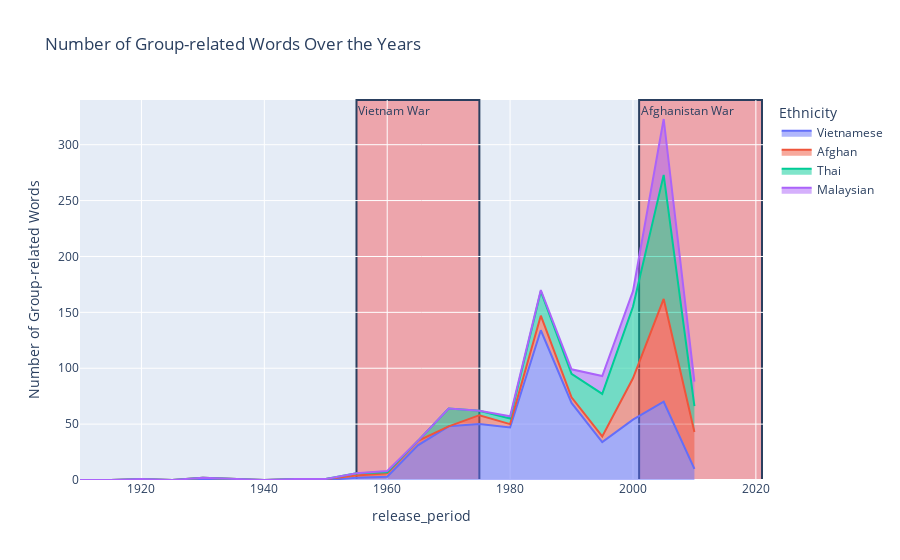

Notebook code cell kept with this figure:
### Markdown cell above
The cold war period seems to have a delayed increase in representation after 1960, which sustains itself through the conflict. While Russian representation keeps rising afterward, the comparison with a few east european countries suggest that this is not only due to the rise of total number of films.

### Code cell
ethnicities=['Vietnamese','Afghan','Thai','Malaysian']
plot_occurrences(df_sum, ethmerged, ethnicities, 5,[
    ('1955', '1975', 'Vietnam War'),('2001', '2021', 'Afghanistan War')
])

### Figure 1 — Plotly figure (JSON) as saved in the notebook; plotly's stock layout.template omitted (floating-point values rounded to 4 significant figures)
{"data": [{"fillpattern": {"shape": ""}, "hovertemplate": "Ethnicity=Vietnamese<br>release_period=%{x}<br>Number of Group-related Words=%{y}<extra></extra>", "legendgroup": "Vietnamese", "line": {"color": "#636efa"}, "marker": {"symbol": "circle"}, "mode": "lines", "name": "Vietnamese", "orientation": "v", "showlegend": true, "stackgroup": "1", "type": "scatter", "x": [1910, 1915, 1920, 1925, 1930, 1935, 1940, 1945, 1950, 1955, 1960, 1965, 1970, 1975, 1980, 1985, 1990, 1995, 2000, 2005, 2010], "xaxis": "x", "y": [0, 0, 0, 0, 0, 0, 0, 0, 0, 2, 3, 31, 48, 50, 47, 134, 69, 34, 54, 70, 10], "yaxis": "y"}, {"fillpattern": {"shape": ""}, "hovertemplate": "Ethnicity=Afghan<br>release_period=%{x}<br>Number of Group-related Words=%{y}<extra></extra>", "legendgroup": "Afghan", "line": {"color": "#EF553B"}, "marker": {"symbol": "circle"}, "mode": "lines", "name": "Afghan", "orientation": "v", "showlegend": true, "stackgroup": "1", "type": "scatter", "x": [1910, 1915, 1920, 1925, 1930, 1935, 1940, 1945, 1950, 1955, 1960, 1965, 1970, 1975, 1980, 1985, 1990, 1995, 2000, 2005, 2010], "xaxis": "x", "y": [0, 0, 1, 0, 2, 1, 0, 1, 1, 2, 3, 4, 0, 8, 3, 13, 5, 5, 37, 92, 33], "yaxis": "y"}, {"fillpattern": {"shape": ""}, "hovertemplate": "Ethnicity=Thai<br>release_period=%{x}<br>Number of Group-related Words=%{y}<extra></extra>", "legendgroup": "Thai", "line": {"color": "#00cc96"}, "marker": {"symbol": "circle"}, "mode": "lines", "name": "Thai", "orientation": "v", "showlegend": true, "stackgroup": "1", "type": "scatter", "x": [1910, 1915, 1920, 1925, 1930, 1935, 1940, 1945, 1950, 1955, 1960, 1965, 1970, 1975, 1980, 1985, 1990, 1995, 2000, 2005, 2010], "xaxis": "x", "y": [0, 0, 0, 0, 0, 0, 0, 0, 0, 2, 1, 0, 16, 4, 5, 22, 21, 38, 64, 111, 23], "yaxis": "y"}, {"fillpattern": {"shape": ""}, "hovertemplate": "Ethnicity=Malaysian<br>release_period=%{x}<br>Number of Group-related Words=%{y}<extra></extra>", "legendgroup": "Malaysian", "line": {"color": "#ab63fa"}, "marker": {"symbol": "circle"}, "mode": "lines", "name": "Malaysian", "orientation": "v", "showlegend": true, "stackgroup": "1", "type": "scatter", "x": [1910, 1915, 1920, 1925, 1930, 1935, 1940, 1945, 1950, 1955, 1960, 1965, 1970, 1975, 1980, 1985, 1990, 1995, 2000, 2005, 2010], "xaxis": "x", "y": [0, 0, 0, 0, 0, 0, 0, 0, 0, 0, 1, 0, 0, 0, 2, 1, 4, 16, 14, 50, 22], "yaxis": "y"}], "layout": {"annotations": [{"showarrow": false, "text": "Vietnam War", "x": "1955", "xanchor": "left", "xref": "x", "y": 1, "yanchor": "top", "yref": "y domain"}, {"showarrow": false, "text": "Afghanistan War", "x": "2001", "xanchor": "left", "xref": "x", "y": 1, "yanchor": "top", "yref": "y domain"}], "legend": {"title": {"text": "Ethnicity"}, "tracegroupgap": 0}, "shapes": [{"fillcolor": "rgba(255, 0, 0, 0.3)", "layer": "below", "type": "rect", "x0": "1955", "x1": "1975", "xref": "x", "y0": 0, "y1": 1, "yref": "y domain"}, {"fillcolor": "rgba(255, 0, 0, 0.3)", "layer": "below", "type": "rect", "x0": "2001", "x1": "2021", "xref": "x", "y0": 0, "y1": 1, "yref": "y domain"}], "title": {"text": "Number of Group-related Words Over the Years "}, "xaxis": {"anchor": "y", "domain": [0, 1], "title": {"text": "release_period"}}, "yaxis": {"anchor": "x", "domain": [0, 1], "title": {"text": "Number of Group-related Words"}}}}
